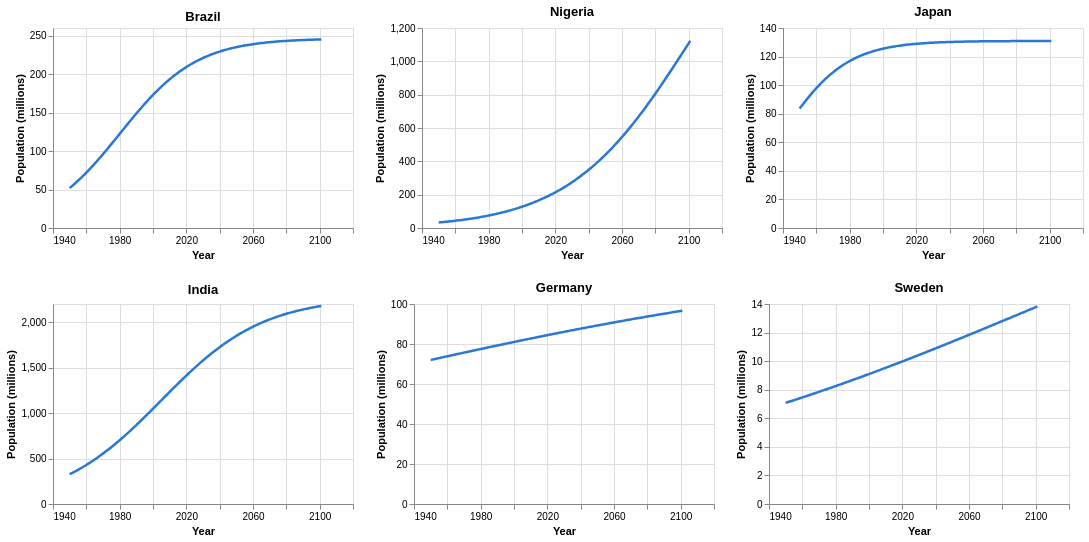

The code cell stored with this chart in its notebook:
### Markdown cell above
Para os países de exemplo, a curva logística ajustada aos dados estimados (linha) é comparada com a projeção Medium (linha tracejada). Os pontos são os dados observados.

### Code cell
def grafico_logistica(pais):
    d = previsoes[previsoes["Location"] == pais].copy()
    d["millions"] = d["TPopulation1July"] / 1000
    d["logistica_mi"] = d["logistica"] / 1000
    base = alt.Chart(d).encode(x=alt.X("Time:Q", title="Year", axis=alt.Axis(format="d"), scale=alt.Scale(zero=False)))
    obs = base.transform_filter("datum.Time <= 2023").mark_circle(size=28, color="#8a8a8a").encode(
        y=alt.Y("milhões:Q", title="Population (millions)"))
    logi = base.mark_line(strokeWidth=2.5, color="#2a78d6").encode(y="logistica_mi:Q")
    medium_linha = base.transform_filter("datum.Time >= 2023").mark_line(
        strokeWidth=2, strokeDash=[5, 4], color="#eb6834").encode(y="milhões:Q")
    return (obs + logi + medium_linha).properties(width=300, height=200, title=pais)

alt.hconcat(*[grafico_logistica(p) for p in PAISES_EXEMPLO[:3]]) & alt.hconcat(*[grafico_logistica(p) for p in PAISES_EXEMPLO[3:]])

### Figure 1 — Vega-Lite specification as saved in the notebook (floating-point values rounded to 4 significant figures; data arrays with more than 128 entries replaced by an {"elided": "..."} marker saying what was removed)
{"config": {"view": {"continuousWidth": 300, "continuousHeight": 300}}, "vconcat": [{"hconcat": [{"layer": [{"mark": {"type": "circle", "color": "#8a8a8a", "size": 28}, "encoding": {"x": {"axis": {"format": "d"}, "field": "Time", "scale": {"zero": false}, "title": "Year", "type": "quantitative"}, "y": {"field": "milhões", "title": "Population (millions)", "type": "quantitative"}}, "transform": [{"filter": "datum.Time <= 2023"}]}, {"mark": {"type": "line", "color": "#2a78d6", "strokeWidth": 2.5}, "encoding": {"x": {"axis": {"format": "d"}, "field": "Time", "scale": {"zero": false}, "title": "Year", "type": "quantitative"}, "y": {"field": "logistica_mi", "type": "quantitative"}}}, {"mark": {"type": "line", "color": "#eb6834", "strokeDash": [5, 4], "strokeWidth": 2}, "encoding": {"x": {"axis": {"format": "d"}, "field": "Time", "scale": {"zero": false}, "title": "Year", "type": "quantitative"}, "y": {"field": "milhões", "type": "quantitative"}}, "transform": [{"filter": "datum.Time >= 2023"}]}], "data": {"name": "data-202a2e7d21c3bc9371f63fc78279254a"}, "height": 200, "title": "Brazil", "width": 300}, {"layer": [{"mark": {"type": "circle", "color": "#8a8a8a", "size": 28}, "encoding": {"x": {"axis": {"format": "d"}, "field": "Time", "scale": {"zero": false}, "title": "Year", "type": "quantitative"}, "y": {"field": "milhões", "title": "Population (millions)", "type": "quantitative"}}, "transform": [{"filter": "datum.Time <= 2023"}]}, {"mark": {"type": "line", "color": "#2a78d6", "strokeWidth": 2.5}, "encoding": {"x": {"axis": {"format": "d"}, "field": "Time", "scale": {"zero": false}, "title": "Year", "type": "quantitative"}, "y": {"field": "logistica_mi", "type": "quantitative"}}}, {"mark": {"type": "line", "color": "#eb6834", "strokeDash": [5, 4], "strokeWidth": 2}, "encoding": {"x": {"axis": {"format": "d"}, "field": "Time", "scale": {"zero": false}, "title": "Year", "type": "quantitative"}, "y": {"field": "milhões", "type": "quantitative"}}, "transform": [{"filter": "datum.Time >= 2023"}]}], "data": {"name": "data-53f3ac0561123c2427c1591f1bf41de2"}, "height": 200, "title": "Nigeria", "width": 300}, {"layer": [{"mark": {"type": "circle", "color": "#8a8a8a", "size": 28}, "encoding": {"x": {"axis": {"format": "d"}, "field": "Time", "scale": {"zero": false}, "title": "Year", "type": "quantitative"}, "y": {"field": "milhões", "title": "Population (millions)", "type": "quantitative"}}, "transform": [{"filter": "datum.Time <= 2023"}]}, {"mark": {"type": "line", "color": "#2a78d6", "strokeWidth": 2.5}, "encoding": {"x": {"axis": {"format": "d"}, "field": "Time", "scale": {"zero": false}, "title": "Year", "type": "quantitative"}, "y": {"field": "logistica_mi", "type": "quantitative"}}}, {"mark": {"type": "line", "color": "#eb6834", "strokeDash": [5, 4], "strokeWidth": 2}, "encoding": {"x": {"axis": {"format": "d"}, "field": "Time", "scale": {"zero": false}, "title": "Year", "type": "quantitative"}, "y": {"field": "milhões", "type": "quantitative"}}, "transform": [{"filter": "datum.Time >= 2023"}]}], "data": {"name": "data-9d52e4f6812cd0f3fc64aeaaf8eb3ef3"}, "height": 200, "title": "Japan", "width": 300}]}, {"hconcat": [{"layer": [{"mark": {"type": "circle", "color": "#8a8a8a", "size": 28}, "encoding": {"x": {"axis": {"format": "d"}, "field": "Time", "scale": {"zero": false}, "title": "Year", "type": "quantitative"}, "y": {"field": "milhões", "title": "Population (millions)", "type": "quantitative"}}, "transform": [{"filter": "datum.Time <= 2023"}]}, {"mark": {"type": "line", "color": "#2a78d6", "strokeWidth": 2.5}, "encoding": {"x": {"axis": {"format": "d"}, "field": "Time", "scale": {"zero": false}, "title": "Year", "type": "quantitative"}, "y": {"field": "logistica_mi", "type": "quantitative"}}}, {"mark": {"type": "line", "color": "#eb6834", "strokeDash": [5, 4], "strokeWidth": 2}, "encoding": {"x": {"axis": {"format": "d"}, "field": "Time", "scale": {"zero": false}, "title": "Year", "type": "quantitative"}, "y": {"field": "milhões", "type": "quantitative"}}, "transform": [{"filter": "datum.Time >= 2023"}]}], "data": {"name": "data-77382ff6cf0416e61c98d10902adf07a"}, "height": 200, "title": "India", "width": 300}, {"layer": [{"mark": {"type": "circle", "color": "#8a8a8a", "size": 28}, "encoding": {"x": {"axis": {"format": "d"}, "field": "Time", "scale": {"zero": false}, "title": "Year", "type": "quantitative"}, "y": {"field": "milhões", "title": "Population (millions)", "type": "quantitative"}}, "transform": [{"filter": "datum.Time <= 2023"}]}, {"mark": {"type": "line", "color": "#2a78d6", "strokeWidth": 2.5}, "encoding": {"x": {"axis": {"format": "d"}, "field": "Time", "scale": {"zero": false}, "title": "Year", "type": "quantitative"}, "y": {"field": "logistica_mi", "type": "quantitative"}}}, {"mark": {"type": "line", "color": "#eb6834", "strokeDash": [5, 4], "strokeWidth": 2}, "encoding": {"x": {"axis": {"format": "d"}, "field": "Time", "scale": {"zero": false}, "title": "Year", "type": "quantitative"}, "y": {"field": "milhões", "type": "quantitative"}}, "transform": [{"filter": "datum.Time >= 2023"}]}], "data": {"name": "data-33da95a3d43935721bb3978936813430"}, "height": 200, "title": "Germany", "width": 300}, {"layer": [{"mark": {"type": "circle", "color": "#8a8a8a", "size": 28}, "encoding": {"x": {"axis": {"format": "d"}, "field": "Time", "scale": {"zero": false}, "title": "Year", "type": "quantitative"}, "y": {"field": "milhões", "title": "Population (millions)", "type": "quantitative"}}, "transform": [{"filter": "datum.Time <= 2023"}]}, {"mark": {"type": "line", "color": "#2a78d6", "strokeWidth": 2.5}, "encoding": {"x": {"axis": {"format": "d"}, "field": "Time", "scale": {"zero": false}, "title": "Year", "type": "quantitative"}, "y": {"field": "logistica_mi", "type": "quantitative"}}}, {"mark": {"type": "line", "color": "#eb6834", "strokeDash": [5, 4], "strokeWidth": 2}, "encoding": {"x": {"axis": {"format": "d"}, "field": "Time", "scale": {"zero": false}, "title": "Year", "type": "quantitative"}, "y": {"field": "milhões", "type": "quantitative"}}, "transform": [{"filter": "datum.Time >= 2023"}]}], "data": {"name": "data-ae2ec33f661d3c2e2e6193abc04a10bc"}, "height": 200, "title": "Sweden", "width": 300}]}], "$schema": "https://vega.github.io/schema/vega-lite/v6.4.1.json", "datasets": {"data-202a2e7d21c3bc9371f63fc78279254a": {"elided": "152 records"}, "data-53f3ac0561123c2427c1591f1bf41de2": {"elided": "152 records"}, "data-9d52e4f6812cd0f3fc64aeaaf8eb3ef3": {"elided": "152 records"}, "data-77382ff6cf0416e61c98d10902adf07a": {"elided": "152 records"}, "data-33da95a3d43935721bb3978936813430": {"elided": "152 records"}, "data-ae2ec33f661d3c2e2e6193abc04a10bc": {"elided": "152 records"}}}
